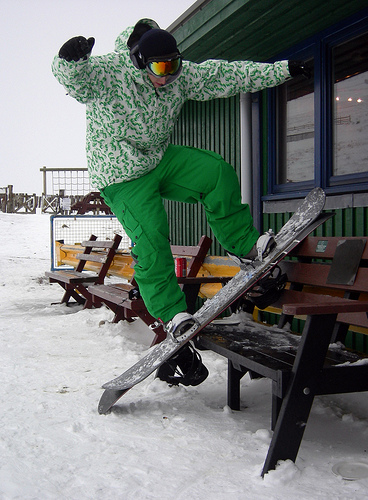
#> input picture Images - Copy/0l1owyoq.ar2.jpg, 368 x 500 px
$ python -i 'script1-bak (0).py'   (imports and definitions only)
#> lines starting #> are read from the running program, lines starting #| are printed output that depends on the picture
import sys
import json
import numpy as np
from skimage import io, color
from skimage.feature import hog, local_binary_pattern
import cv2


def generate_features(image_path, hog_length=4096, color_bins=256):
    # Load the image
#> called with image_path = '../Images - Copy/0l1owyoq.ar2.jpg', hog_length = 4096, color_bins = 256
    image = io.imread(image_path)
#> image is the input picture: shape (500, 368, 3); mean R, G, B 115, 121.6, 118.2
    gray_image = color.rgb2gray(image) if len(image.shape) == 3 else image
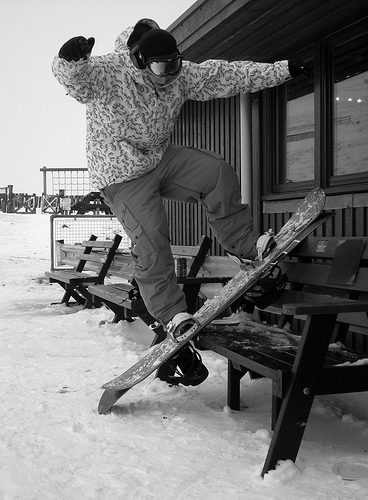
#> gray_image: shape (500, 368) float64; min 0, max 1, mean 0.47

    # Extract HOG features (Texture) and ensure fixed length
    hog_features, _ = hog(gray_image, pixels_per_cell=(8, 8), cells_per_block=(2, 2), visualize=True)
    hog_features = np.pad(hog_features, (0, max(0, hog_length - len(hog_features))), 'constant')
    hog_features = hog_features[:hog_length]  # Ensure fixed length
#> hog_features = 4096 values, max 0.907 at index 2369, min 0 at index 8, mean 0.13

    # Extract color histogram (Fixed length: 256 bins)
    color_histogram = np.histogram(image.ravel(), bins=color_bins, range=(0, 255))[0]
#> color_histogram = 256 values, max 5559 at index 8, min 185 at index 252, mean 2156.2

    # Extract Hu Moments (Shape Descriptors, Fixed length: 7)
    moments = cv2.moments((gray_image * 255).astype(np.uint8))
#> moments = moments, m00 21985390, centre m10/m00, m01/m00 = (133.4, 269.5)
    hu_moments = cv2.HuMoments(moments).flatten()
#> hu_moments = [0.0015, 4.02e-07, 4.68e-11, 6.32e-11, -2.96e-21, -2.86e-14, 1.74e-21]
    hu_moments = np.log10(np.clip(hu_moments, 1e-10, None)) * -1  # Avoid log(0)
#> hu_moments = [2.82, 6.4, 10, 10, 10, 10, 10]

    # Preserve Original Output Format (Field Names Stay the Same!)
    features = {
        "ColorHistogram": color_histogram.tolist(),
        "TextureFeatures": hog_features.tolist(),
        "ShapeDescriptors": hu_moments.tolist()
    }

    return features


def main():
    input_data = '{"ImagePath": "6c004821-aca3-4bf5-8e1d-d9ef887a99d7.png"}'
    #input_data = sys.stdin.read()
    data = json.loads(input_data)

    if 'ImagePath' in data:
        image_path = data['ImagePath']
        features = generate_features(image_path)

        # Print the extracted features for storage in the database
        print(json.dumps(features))


# [2 lines not run here, left out]

>>> result = generate_features('../Images - Copy/0l1owyoq.ar2.jpg')
#> result = 3 items

$ run again, on Images - Copy/0n4hfky3.ynu.jpg
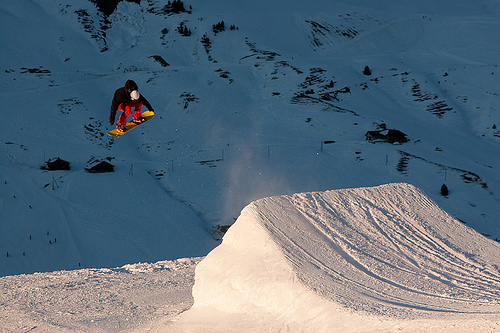
#> input picture Images - Copy/0n4hfky3.ynu.jpg, 500 x 333 px
#> in generate_features, image is the input picture: shape (333, 500, 3); mean R, G, B 93, 110.4, 123.9
#> in generate_features, `gray_image = color.rgb2gray(image) if len(image.shape) == 3 else image`:
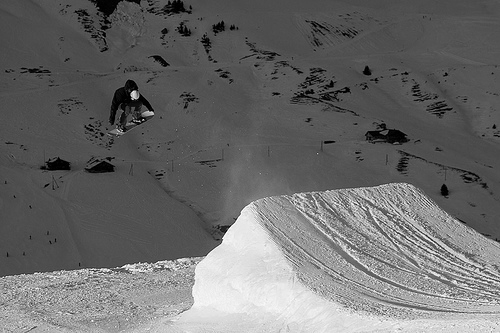
#> gray_image: shape (333, 500) float64; min 0, max 1, mean 0.422
#> hog_features = 4096 values, max 0.344 at index 3228, min 0 at index 21, mean 0.144
#> color_histogram = 256 values, max 9407 at index 111, min 265 at index 19, mean 1951.2
#> moments = moments, m00 17864623, centre m10/m00, m01/m00 = (260.1, 198.7)
#> in generate_features, `hu_moments = cv2.HuMoments(moments).flatten()`: hu_moments = [0.00161, 2.94e-07, 9.66e-12, 6.4e-11, -1.42e-21, -1.29e-14, 7.28e-22]
#> in generate_features, `hu_moments = np.log10(np.clip(hu_moments, 1e-10, None)) * -1`: hu_moments = [2.79, 6.53, 10, 10, 10, 10, 10]
#> result = 3 items

$ run again, on Images - Copy/0wamp0az.0q4.jpg
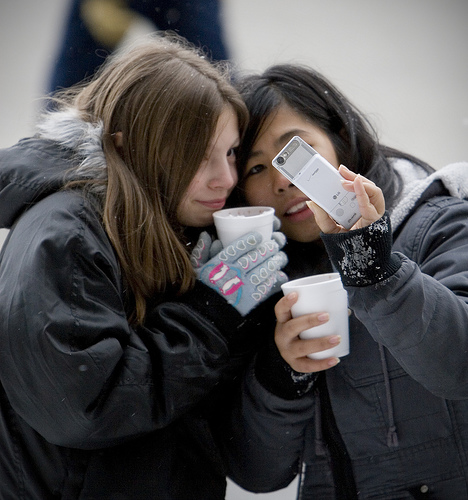
#> input picture Images - Copy/0wamp0az.0q4.jpg, 468 x 500 px
#> in generate_features, image is the input picture: shape (500, 468, 3); mean R, G, B 81.9, 79.7, 80.5
#> in generate_features, `gray_image = color.rgb2gray(image) if len(image.shape) == 3 else image`:
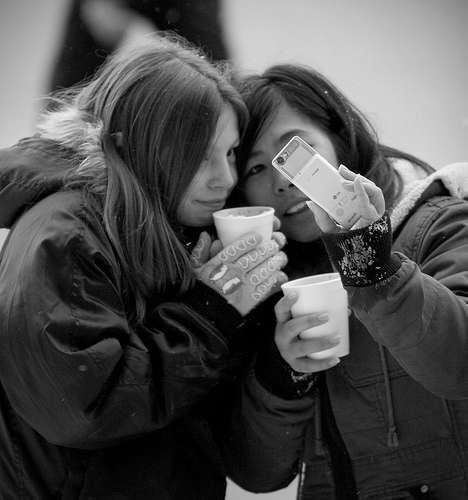
#> gray_image: shape (500, 468) float64; min 0, max 0.999, mean 0.315
#> hog_features = 4096 values, max 0.605 at index 225, min 0 at index 5, mean 0.121
#> color_histogram = 256 values, max 17978 at index 0, min 15 at index 254, mean 2742.2
#> moments = moments, m00 18672623, centre m10/m00, m01/m00 = (259.4, 172.2)
#> in generate_features, `hu_moments = cv2.HuMoments(moments).flatten()`: hu_moments = [0.00186, 5.73e-08, 5.93e-10, 3.51e-10, -1.51e-19, -2.32e-14, -5.53e-20]
#> in generate_features, `hu_moments = np.log10(np.clip(hu_moments, 1e-10, None)) * -1`: hu_moments = [2.73, 7.24, 9.23, 9.45, 10, 10, 10]
#> result = 3 items

$ run again, on Images - Copy/12lxhgli.lpk.jpg
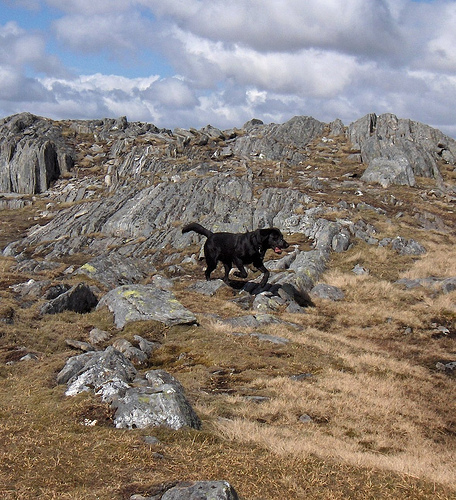
#> input picture Images - Copy/12lxhgli.lpk.jpg, 456 x 500 px
#> in generate_features, image is the input picture: shape (500, 456, 3); mean R, G, B 137.3, 127.1, 119.5
#> in generate_features, `gray_image = color.rgb2gray(image) if len(image.shape) == 3 else image`:
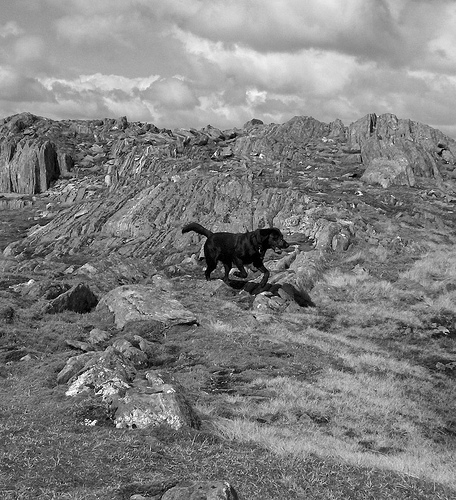
#> gray_image: shape (500, 456) float64; min 0, max 1, mean 0.505
#> hog_features = 4096 values, max 0.3 at index 1735, min 0 at index 531, mean 0.151
#> color_histogram = 256 values, max 5135 at index 114, min 21 at index 249, mean 2671.9
#> moments = moments, m00 29230368, centre m10/m00, m01/m00 = (234.3, 226.4)
#> in generate_features, `hu_moments = cv2.HuMoments(moments).flatten()`: hu_moments = [0.00135, 3.64e-08, 1.7e-11, 1.8e-11, 1.93e-22, 2.96e-15, -2.49e-22]
#> in generate_features, `hu_moments = np.log10(np.clip(hu_moments, 1e-10, None)) * -1`: hu_moments = [2.87, 7.44, 10, 10, 10, 10, 10]
#> result = 3 items
